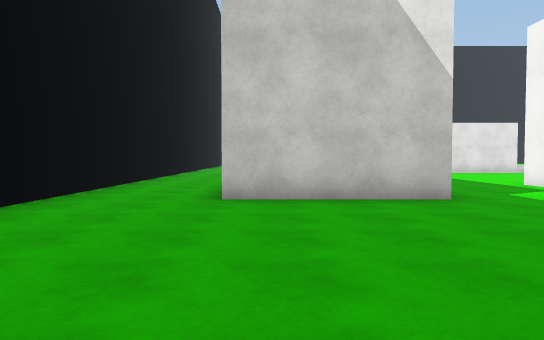
[1] (above)

22 first-person views from a walk through a Unity game level. The camera is 1.3 m above the floor, tilts 2° down and sees 70° across. The floor is counted in squares, 2 m on a side. Each view is taken from the middle of a square. On the plan, view 1 faces up. The plan holds only what a view shows up to about 11 squares ahead; the rest is blank. The place goes on beyond the plan. Surface patterns are stand-ins for the level's own textures.

[2]
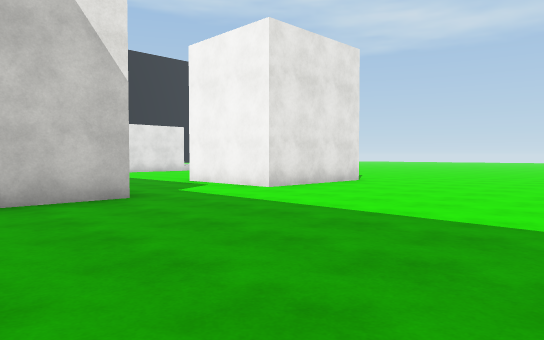

[3]
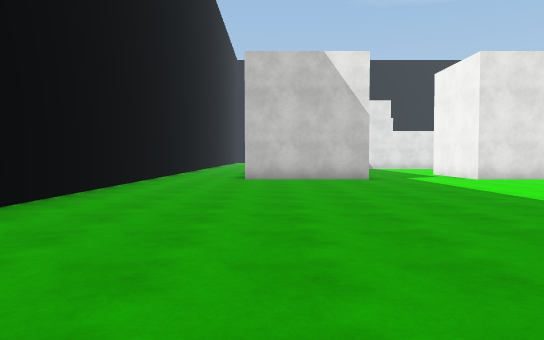

[4]
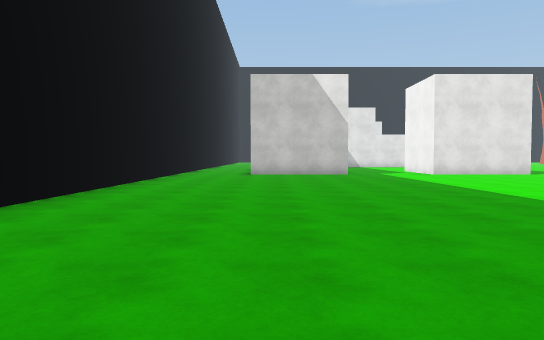

[5]
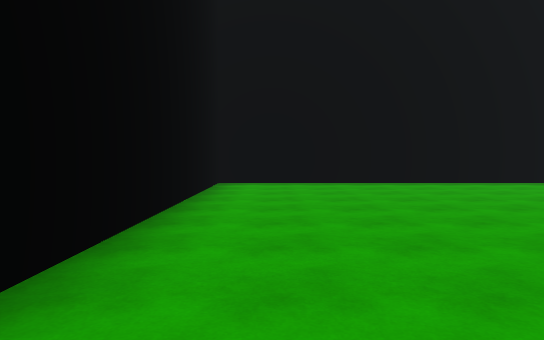

[6]
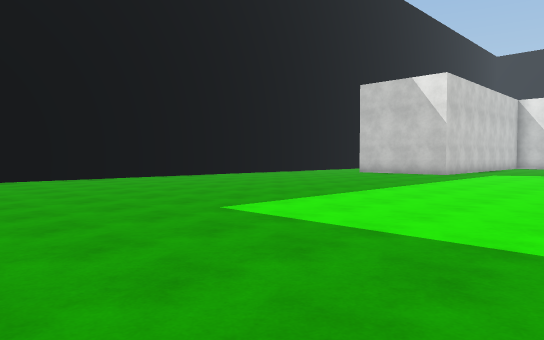

[7]
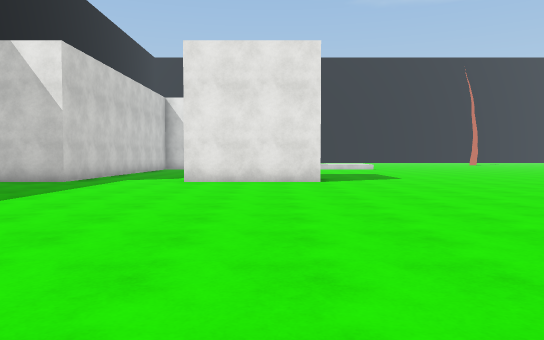

[8]
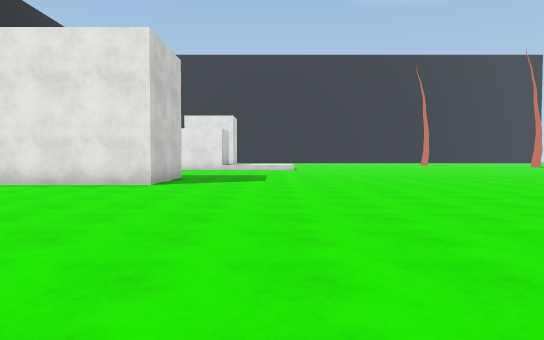

[9]
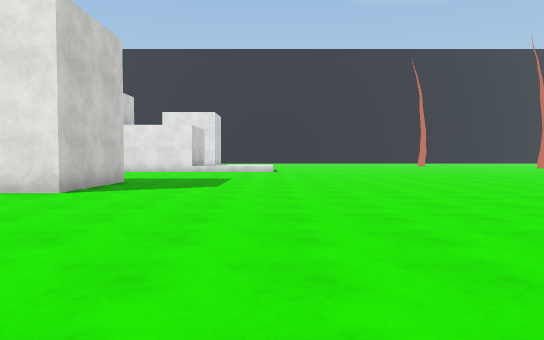

[10]
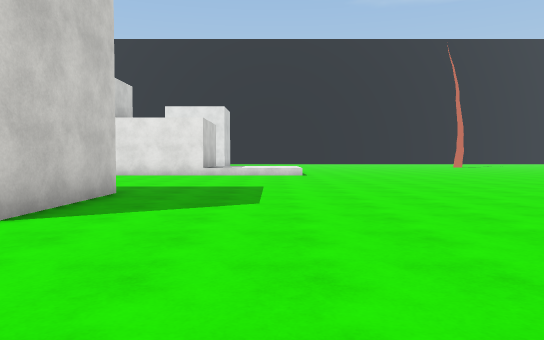

[11]
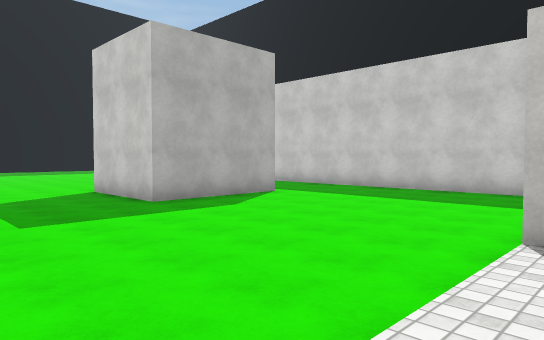

[12]
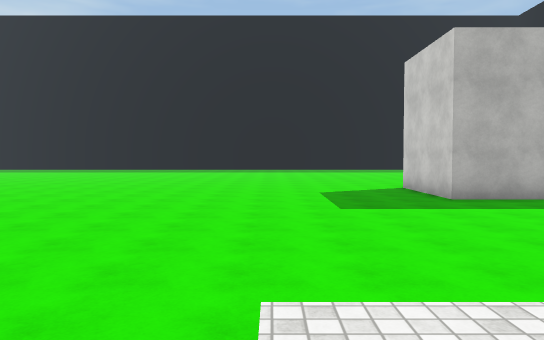

[13]
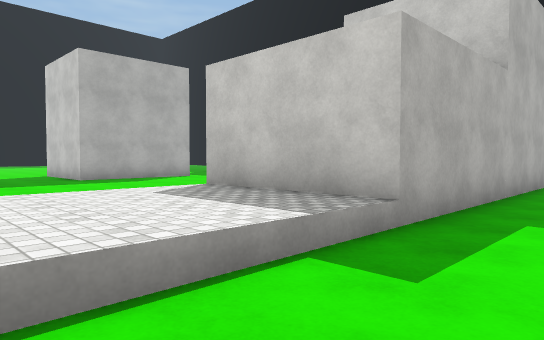

[14]
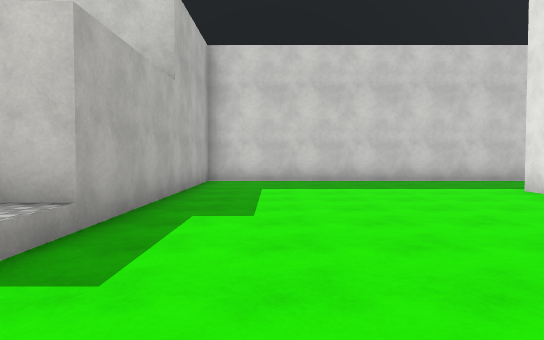

[15]
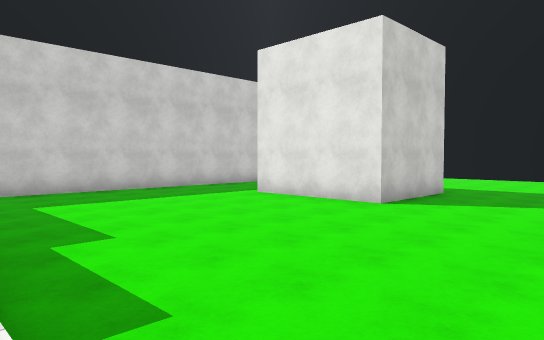

[16]
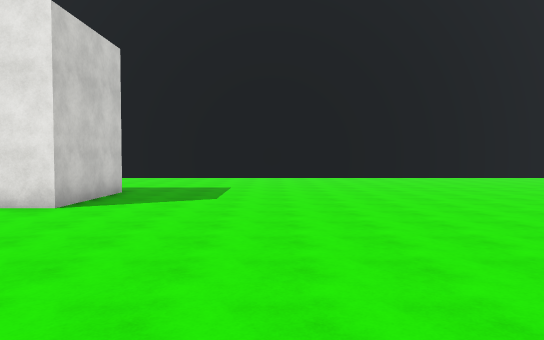

[17]
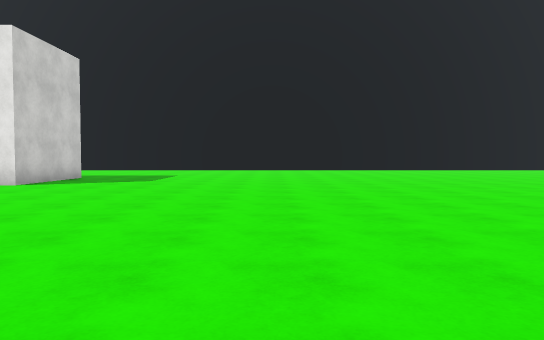

[18]
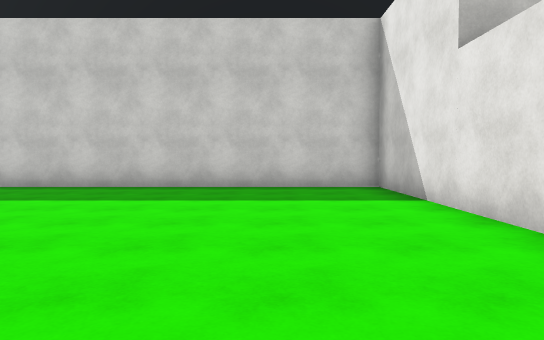

[19]
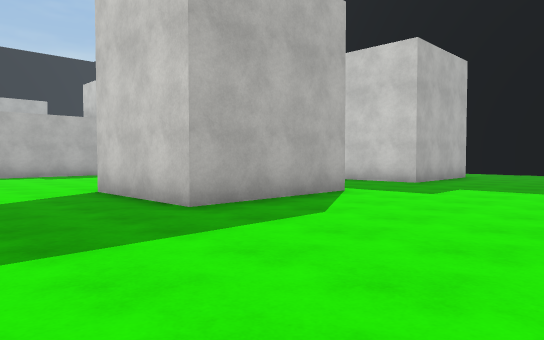

[20]
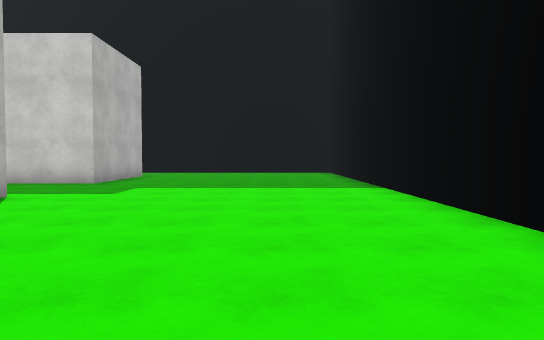

[21]
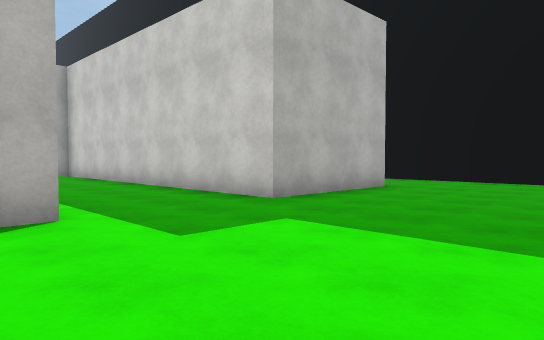

[22]
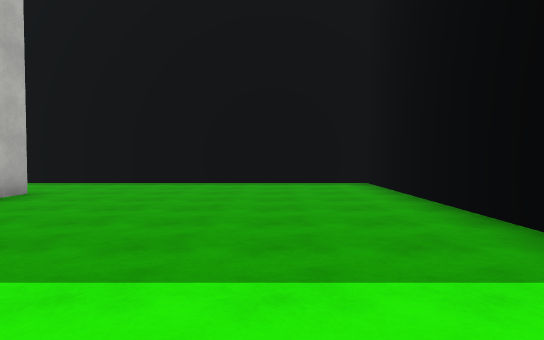

### Floor plan
Points are (right, up) in squares from view 1. A wall is a line through its corners. A room is listed if a view was taken in it or the views show most of it. See-through windows are left out.
Room 1 (views 1, 2, 3, 4, 5, 6, 7, 8, 9, 10, 11, 12, 13, 14, 15, 16, 17, 18, 19, 20, 21, 22)
walls: (9.2, 8.9) (9.2, 5.9) (5.8, 5.9) (5.8, 8.9) (9.2, 8.9); (7.8, 15.3) (2.7, 15.3) (2.7, 5.9) (-0.8, 5.9); (-3.5, 11) (-3.5, -9.3) (0.6, -9.3); (5.8, 27.7) (9.2, 27.7) (9.2, 24.7) (5.8, 24.7); (-0.9, 27.7) (2.7, 27.7) (2.7, 18.3) (9.6, 18.3) (9.6, 15.2); (6.9, 34.3) (-3.5, 34.3) (-3.5, 26)

Where each view was taken, in squares from view 1:
view 1: 0 up, 0 right, facing up
view 2: 0 up, 0 right, facing up-right
view 3: 5 down, 0 right, facing up
view 4: 8 down, 0 right, facing up
view 5: 8 down, 6 right, facing left
view 6: 8 down, 8 right, facing up-left
view 7: 4 down, 8 right, facing up
view 8: 3 down, 12 right, facing up
view 9: 1 down, 13 right, facing up
view 10: 2 up, 12 right, facing up
view 11: 16 up, 13 right, facing down-left
view 12: 17 up, 13 right, facing down
view 13: 20 up, 13 right, facing down-left
view 14: 20 up, 13 right, facing left
view 15: 18 up, 13 right, facing up-left
view 16: 18 up, 13 right, facing up
view 17: 16 up, 15 right, facing up
view 18: 13 up, 11 right, facing left
view 19: 32 up, 12 right, facing down-left
view 20: 32 up, 12 right, facing left
view 21: 32 up, 7 right, facing down-left
view 22: 32 up, 6 right, facing left
